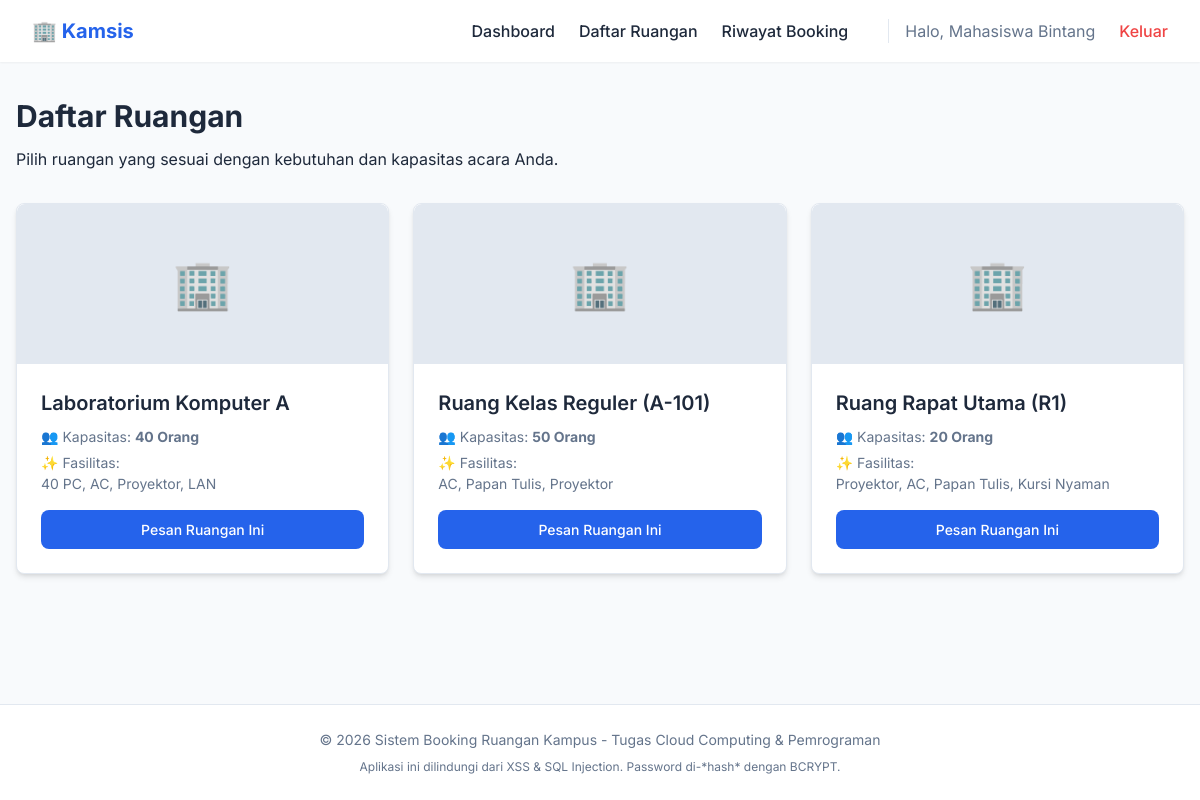
Page /user/rooms.php (signed in) on the committed database.
### tables this page shows
CREATE TABLE IF NOT EXISTS rooms (
    id INT AUTO_INCREMENT PRIMARY KEY,
    nama_ruangan VARCHAR(100) NOT NULL,
    kapasitas INT NOT NULL,
    fasilitas TEXT NOT NULL,
    foto VARCHAR(255) DEFAULT NULL
);

### config/security.php (called while the page is built, shortened)
<?php
function escape($data) {
    return htmlspecialchars($data, ENT_QUOTES, 'UTF-8');
}
?>

### user/rooms.php (the view, shortened to what this page needs)
<?php
require_once '../config/database.php';
require_once '../config/security.php';
$rooms = $pdo->query("SELECT * FROM rooms ORDER BY nama_ruangan ASC")->fetchAll();
require_once '../includes/header.php';
?>
<div style="margin-bottom: 2rem;">
    <h1 class="page-title">Daftar Ruangan</h1>
    <p class="text-muted">Pilih ruangan yang sesuai dengan kebutuhan dan kapasitas acara Anda.</p>
</div>
<div class="grid grid-cols-3">
    <?php if (count($rooms) > 0): ?>
        <?php foreach ($rooms as $r): ?>
            <div class="card room-card">
                <div class="room-image" style="display: flex; align-items: center; justify-content: center; background-color: var(--border-color); font-size: 3rem; color: var(--text-muted);">
                </div>
                <div class="room-content">
                    <h3 class="room-title"><?= escape($r['nama_ruangan']) ?></h3>
                    <div class="room-meta">
                        <span style="display: block; margin-bottom: 5px;">👥 Kapasitas: <b><?= $r['kapasitas'] ?> Orang</b></span>
                        <span>✨ Fasilitas: <br><?= escape($r['fasilitas']) ?></span>
                    </div>
                    <div class="room-actions">
                        <a href="booking.php?room_id=<?= $r['id'] ?>" class="btn btn-primary btn-block">Pesan Ruangan Ini</a>
                    </div>
                </div>
            </div>
        <?php endforeach; ?>
    <?php else: ?>
        <div class="card" style="grid-column: span 3; text-align: center;">
            <p>Belum ada ruangan yang tersedia di sistem.</p>
        </div>
    <?php endif; ?>
</div>
<?php require_once '../includes/footer.php'; ?>

### assets/css/style.css (style rules this page uses)
:root { --primary-color: #2563eb; --primary-hover: #1d4ed8; --bg-color: #f8fafc; --card-bg: #ffffff; --text-dark: #1e293b; --text-muted: #64748b; --border-color: #e2e8f0; --danger: #ef4444; --success: #10b981; --warning: #f59e0b; --shadow-sm: 0 1px 2px 0 rgb(0 0 0 / 0.05); --shadow-md: 0 4px 6px -1px rgb(0 0 0 / 0.1), 0 2px 4px -2px rgb(0 0 0 / 0.1); --shadow-lg: 0 10px 15px -3px rgb(0 0 0 / 0.1), 0 4px 6px -4px rgb(0 0 0 / 0.1); --border-radius: 8px; --transition: all 0.3s ease; }
* { margin: 0; padding: 0; box-sizing: border-box; }
body { font-family: 'Inter', sans-serif; background-color: var(--bg-color); color: var(--text-dark); line-height: 1.5; display: flex; flex-direction: column; min-height: 100vh; }
a { text-decoration: none; color: var(--primary-color); transition: var(--transition); }
.page-title { font-size: 1.875rem; font-weight: 700; margin-bottom: 0.5rem; }
.card { background-color: var(--card-bg); border-radius: var(--border-radius); box-shadow: var(--shadow-md); padding: 1.5rem; border: 1px solid var(--border-color); }
.grid { display: grid; gap: 1.5rem; }
.grid-cols-3 { grid-template-columns: repeat(3, 1fr); }
.btn { display: inline-flex; align-items: center; justify-content: center; padding: 0.5rem 1rem; font-size: 0.875rem; font-weight: 500; border-radius: var(--border-radius); cursor: pointer; border: 1px solid transparent; transition: var(--transition); text-align: center; }
.btn-primary { background-color: var(--primary-color); color: white !important; }
.btn-block { width: 100%; }
.room-image { width: 100%; height: 160px; object-fit: cover; border-radius: var(--border-radius) var(--border-radius) 0 0; background-color: #e2e8f0; }
.room-card { padding: 0; overflow: hidden; display: flex; flex-direction: column; }
.room-content { padding: 1.5rem; flex: 1; display: flex; flex-direction: column; }
.room-title { font-size: 1.25rem; font-weight: 600; margin-bottom: 0.5rem; }
.room-meta { font-size: 0.875rem; color: var(--text-muted); margin-bottom: 1rem; }
.room-actions { margin-top: auto; }

### rows in the picture
rooms: nama_ruangan "Laboratorium Komputer A", kapasitas "40", fasilitas "40 PC, AC, Proyektor, LAN"
rooms: nama_ruangan "Ruang Kelas Reguler (A-101)", kapasitas "50", fasilitas "AC, Papan Tulis, Proyektor"
rooms: nama_ruangan "Ruang Rapat Utama (R1)", kapasitas "20", fasilitas "Proyektor, AC, Papan Tulis, Kursi Nyaman"

### other values in the picture
$_SESSION['nama_lengkap'] "Mahasiswa Bintang"
